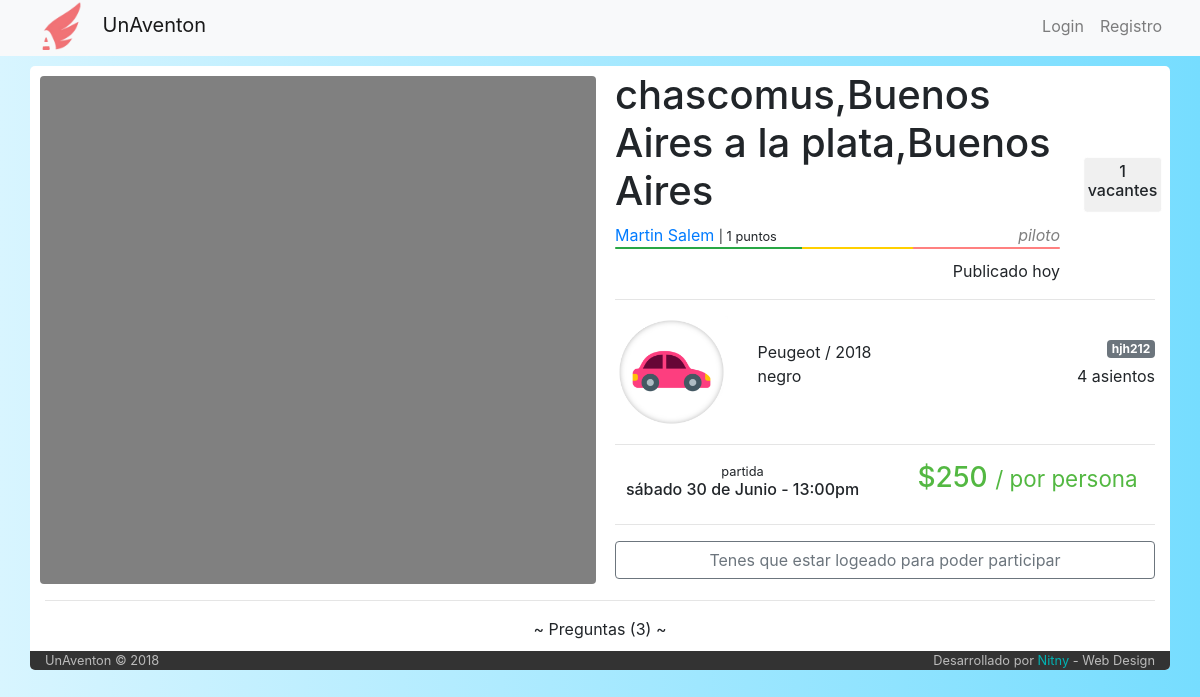
/viaje/50/chascomus,Buenos Aires-la plata,Buenos Aires, run on the app's committed database.
### tables this page shows
CREATE TABLE IF NOT EXISTS `viaje` (
  `idViaje` int(6) NOT NULL AUTO_INCREMENT,
  `idPiloto` int(6) NOT NULL,
  `idVehiculo` int(6) NOT NULL,
  `fecha_publicacion` datetime NOT NULL,
  `fecha_partida` datetime NOT NULL,
  `tiempo_estimado` int(11) NOT NULL DEFAULT '30',
  `origen` varchar(60) NOT NULL,
  `destino` varchar(60) NOT NULL,
  `asientos_disponibles` int(2) NOT NULL,
  `costo` int(7) NOT NULL,
  `estado` int(1) NOT NULL DEFAULT '1',
  `tipo` varchar(50) NOT NULL DEFAULT 'unico',
  PRIMARY KEY (`idViaje`)
);

CREATE TABLE IF NOT EXISTS `usuario` (
  `idUser` int(6) NOT NULL AUTO_INCREMENT,
  `email` varchar(50) NOT NULL,
  `clave` varchar(50) NOT NULL,
  `nombre` varchar(50) NOT NULL,
  `apellido` varchar(50) NOT NULL,
  `admin` int(1) NOT NULL DEFAULT '0',
  PRIMARY KEY (`idUser`)
);

CREATE TABLE IF NOT EXISTS `tipo_vehiculo` (
  `idTipo` int(1) NOT NULL AUTO_INCREMENT,
  `icono` varchar(140) DEFAULT NULL,
  `tipo` varchar(11) NOT NULL,
  PRIMARY KEY (`idTipo`)
);

CREATE TABLE IF NOT EXISTS `vehiculo` (
  `idVehiculo` int(6) NOT NULL AUTO_INCREMENT,
  `idPropietario` int(6) NOT NULL,
  `cant_asientos` int(2) NOT NULL,
  `modelo` varchar(30) NOT NULL,
  `marca` varchar(30) NOT NULL,
  `color` varchar(20) NOT NULL,
  `patente` varchar(10) NOT NULL COMMENT 'puede ser patente extrangera',
  `tipo` int(1) DEFAULT NULL,
  `eliminado` tinyint(1) NOT NULL DEFAULT '0',
  PRIMARY KEY (`idVehiculo`)
);

### index.php (called while the page is built, shortened)
<?php
	include ('core/helpers.php');
	include ('php/inicio_body.php');
	$router = new Router;
	$vars = $router->get_variables();
	render($vars);
	include ('php/cierre_body.php');

### controller/viaje.php (the view, shortened to what this page needs)
<?php
	function render($vars = [])
	{
    include('php/conexion.php');
    $viaje=mysqli_query($conexion,"SELECT *
                                   from viaje
                                   inner join vehiculo on viaje.idVehiculo=vehiculo.idVehiculo
                                   inner join tipo_vehiculo on vehiculo.tipo=tipo_vehiculo.idTipo
                                   inner join usuario on viaje.idPiloto=usuario.idUser
                                   where idViaje = '$vars[0]'")
                                   or die ("problemas con el select de viaje".mysqli_error($conexion));
    $viaje=mysqli_fetch_array($viaje);
			?>
			<?php
		if ($viaje['estado'] == 2){
			echo "<center> <b> este viaje fue cancelado por su piloto </b> </center>";
		}
		elseif ($viaje['estado'] == 3){
			echo "<center> <b> este viaje ya termino </b> </center>";
		}
		else{
		$contador_participaciones=mysqli_query($conexion,"SELECT *
																										from participacion
																										where estado=2 and idViaje=$viaje[idViaje]")
																										or die ("problemas en el contador de asientos disponibles");
		$contador_participaciones = $viaje['asientos_disponibles'] - mysqli_num_rows($contador_participaciones);
    ?>
    <div class="row" style="padding: 5px 0px;">
      <div class="col-md-6" style="">
		<div id="map" style="border-radius: 4px; margin-top: 5px; margin-left: -5px"></div>
      </div>
      <div class="col-md-6">
				<div class="row" style="min-height: 130px">
					<div class="col-md-10 col-sm-12">
						<h1><?php echo $viaje['origen'] ?> a <?php echo $viaje['destino']; ?></h1>
						<?php
							if((isset($_SESSION['userId'])) and ($viaje['idPiloto'] == $_SESSION['userId']))
							{
								include 'php/modificar_viaje_vista.php';
								echo '<a href="" data-toggle="modal" data-target="#ModViaje">Modificar el Viaje</a>';
							}
							else{
								echo '<a href="/usuario/'.$viaje['idPiloto'].'"> '.$viaje["nombre"].' '.$viaje["apellido"].'</a> <small>| '.calificacion($viaje['idPiloto']).' puntos</small> <i style="color: grey" class="float-right">piloto</i>';
								$calificaciones = calificacion_grafica_simple($viaje['idPiloto']);
								echo "<div class='progress' style='height: 2px; width: 100%; margin-bottom: 10px'>
												<div class='progress-bar bg-success' role='progressbar' style='width: ".$calificaciones['porcentaje_pos']."%;' aria-valuenow='25' aria-valuemin='0' aria-valuemax='100'></div>
												<div class='progress-bar bg-warning' role='progressbar' style='width: ".$calificaciones['porcentaje_neu']."%; background-color: #ffd000!important' aria-valuenow='25' aria-valuemin='0' aria-valuemax='100'></div>
												<div class='progress-bar bg-danger' role='progressbar' style='width: ".$calificaciones['porcentaje_neg']."%; background-color: #ff8080!important' aria-valuenow='25' aria-valuemin='0' aria-valuemax='100'></div>
											</div>";
							}
						?>
						<span class="float-right" title="<?php echo $viaje['fecha_publicacion'] ?>">Publicado <?php echo dias_transcurridos($viaje['fecha_publicacion'],'publicacion');?>
						</span>
					</div>
					<div class="col-md-2">
						<div class="contenedorUno centrado" style="border: 1px solid #fff; border-radius: 4px; padding: 4px 4px; background-color: #f0f0f0; margin-top: 8px">
							<h6 class="" style="text-align:center"><?php if($contador_participaciones>0){echo $contador_participaciones;}else{echo "sin";}; ?><br>vacantes</h6>
						</div>
					</div>
				</div>
        <hr>
        <div class="row">
          <div class="col-md-3">
            <img src="<?php echo $viaje['icono']; ?>" alt="" class="img-fluid">
          </div>
          <div class="col-md-9">
            <br>
            <span><?php echo $viaje['marca']." / ".$viaje['modelo'] ?></span> <span class="badge badge-secondary float-right"><?php echo $viaje['patente'] ?></span> <br>
            <span><?php echo $viaje['color'] ?></span> <span class="float-right"><?php echo $viaje['cant_asientos'] ?> asientos</span>
          </div>
        </div>
        <hr>
				<div class="row">
					<div class="col-md-6">
									<h6 class="" style="text-align: center">
											<small>partida</small> <br>
											<?php echo date_toString($viaje['fecha_partida'],"n");?>
									</h6>
					</div>
					<div class="col-md-6">
						<h3 style="text-align: center; color: #53b842">$<?php echo round($viaje['costo']/($viaje['asientos_disponibles']+1)); ?> <small> / por persona</small></h3>
					</div>
				</div>
				<hr>
				<form action="/viaje/<?php echo "$vars[0]/$vars[1]" ?>" method="post">
				<?php
				if (!isset($_SESSION['userId'])) {
					echo '<a class="btn btn-outline-secondary" href="../../login" style="width:100%">Tenes que estar logeado para poder participar</a>';
			}
			?>
      </div>
    </div>
		<hr>
		<div class="row">
			<?php
			$preguntas = mysqli_query($conexion,"SELECT *
																						from pregunta
																						inner join usuario on pregunta.idPreguntante=usuario.idUser
																						where idViaje = '$viaje[idViaje]' order by fecha DESC");
			 ?>
			<div class="col-md-12" style="padding: 0px 13px">
				<center><span id="botonPreguntas" style="cursor: pointer"> ~ Preguntas <span id="detallePreguntas">(<?php echo mysqli_num_rows($preguntas); ?>)</span> ~ </span></center>
			</div>
		</div>
		<div class="row" style="height: 10px">
		</div>
    <?php
		}
  }

### css/stylo.css (style rules this page uses)
body { background-color: grey; }
.centrado { position: absolute; display: block; top: 50%; left: 50%; transform: translate(-50%, -50%); -webkit-transform: translate(-50%, -50%); }

### php/inicio_body.php (style rules this page uses)
body { background-color: #fff; background: linear-gradient(-90deg, #76ddff, #d8f5ff); }

### controller/viaje.php (style rules this page uses)
#map { width: 103%; height: 100%; background-color: grey; }

### data on the page
viaje: origen "chascomus,Buenos Aires", destino "la plata,Buenos Aires", usuario.nombre "Martin", usuario.apellido "Salem", fecha_publicacion "hoy", asientos_disponibles "1", tipo_vehiculo.icono (picture), idVehiculo.marca "Peugeot", idVehiculo.modelo "2018", idVehiculo.patente "hjh212", idVehiculo.color "negro", idVehiculo.cant_asientos "4", fecha_partida "sábado 30 de Junio 13:00pm", $viaje['costo']/($viaje['asientos_disponibles']+1) "250"

### other printed values
calificacion($viaje['idPiloto']) "1"
mysqli_num_rows($preguntas) "3"
